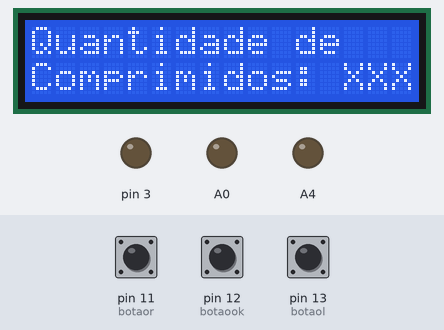
Bench run of a sketch on a simulated Arduino Uno, built with avr-gcc and run on an emulated ATmega328P. Parts: 16×2 character LCD, output pins drawn as LEDs (lit = HIGH). Inputs (shaded band) come from the test bench; at power-on: pin 13 (botaol) HIGH, pin 12 (botaook) HIGH, pin 11 (botaor) HIGH. What the sketch prints to the serial monitor is not drawn.

Above: at 1.3 s.
1.4 s: pin 13 (botaol) pulled LOW for 0.15 s
At 3.3 s:
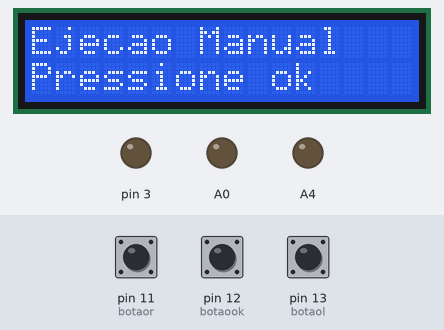
3.6 s: pin 12 (botaook) pulled LOW for 3.2 s
At 6.9 s:
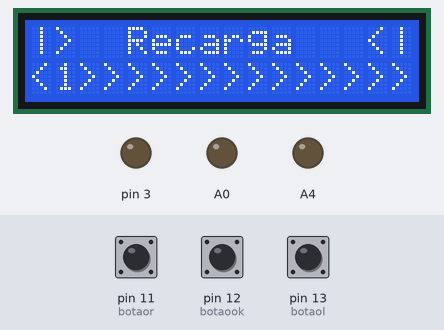
8.3 s: pin 11 (botaor) pulled LOW for 0.15 s
At 10.0 s:
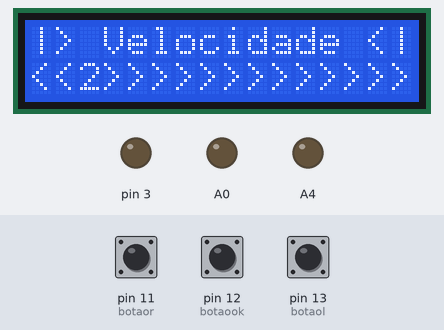
10.3 s: pin 11 (botaor) pulled LOW for 1 s
At 11.6 s:
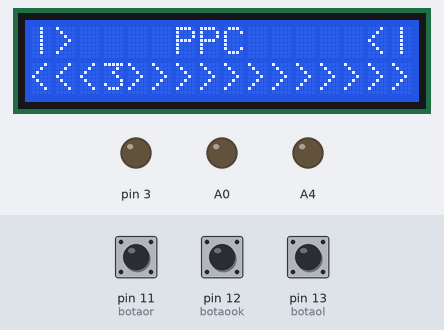
12.8 s: pin 11 (botaor) pulled LOW for 0.15 s
At 14.4 s:
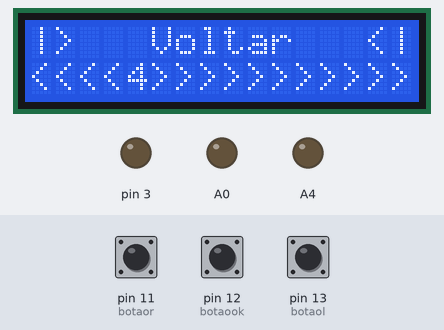
15.2 s: pin 11 (botaor) pulled LOW for 3.2 s
At 17.0 s:
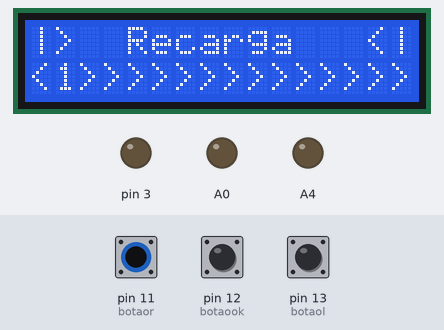
Timing chart, 0 to 18.5 s (numbered marks = the images above; inputs shaded):
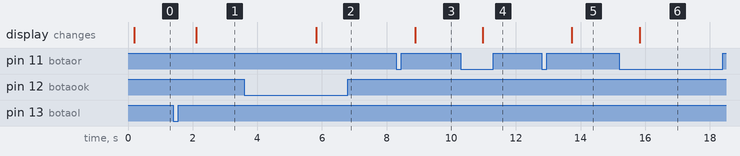

The sketch:

gp_senai.ino
```cpp
/*  2- display
 *  4- display
 *  5- display
 *  6- display
 *  7- display
 *  13- botão
 *  12- botão
 *  11- botão
 *
 *
 *
 *  principal:
 *            consumo: ___kw
 *            autonomia: __h__min
 *
 *            bateiras: ____v  ___%
 *
 *            rede: ___v
 *            inversor: ___v
 *
 *            sistema: on/off + para ligar
 *
 *            blackout: on/off + para ligar
 *
 *  configurações:  inversor:
 *                           parametros:
 *                                      potência: ___w
 *                                      tensão: 127/220v
 *                           delay off/on:
 *                                        delay: __s
 *
 *                  chaveamento:
 *                              nivel A:
 *                                      potência: ___w
 *                                      tolerância: __s
 *                                      função: A/B/C     A= chaveamento / B= cooler / C= buzzer
 *                              nivel B:
 *                                      potência: ___w
 *                                      tolerância: __s
 *                                      função: A/B/C
 *                              nivel C:
 *                                      potência: ___w
 *                                      tolerância: __s
 *                  bateria:
 *                          tensão maxima: __v
 *                  blackout:


*/
#include <EEPROM.h>
#include <LiquidCrystal.h>
//=-=-=-=-=-=-=-=-=-=-=-=-=-=-=-=-=-/DEFINIÇÕES/=-=-=-=-=-=-=-=-=-=-=-=-=-=-=-=-=|

#define botaol    13
#define botaor    11
#define botaook   12

//=-=-=-=-=-=-=-=-=-=-=-=-=-=-=-=-=/VARIÁVEIS/=-=-=-=-=-=-=-=-=-=-=-=-=-=-=-=-=-=|

boolean Clock[10],
        ok[3],
        botaoatu[3],
        botaoant[3],
        timeron[10],
        longpress,
        shortpress,
        pagina[4],
        travamenu,
        voltar,
        zero[2],
        blackout,
        oldblackout,
        botao[4];


int debug[10],
    menus = 0,
    counter[10];

byte retorno,
     fase = 0;

//=-=-=-=-=-=-=-=-=-=-=-=-=-=-/PARA USO BIBLIOTECAS/=-=-=-=-=-=-=-=-=-=-=-=-=-=-=|

LiquidCrystal lcd(8,7,6,5,4,2);

//=-=-=-=-=-=-=-=-=-=-=-=-=-=-=-=-=-=/FUNÇÕES/=-=-=-=-=-=-=-=-=-=-=-=-=-=-=-=-=-=|

void leitura_dos_botoes();
void tela(int menustela);
void configuracao(int menusconfig);


//-=-=-=-=-=-=-=-=-=-=-=-=-=-=-=-=-=-=-=-=-=-=-=-=-=-=-=-=-=-=-=-=-=-=-=-=-=-=-=-=-=-=-=-=-=-=-=-=-=-=-=-=-=-=-=-=-=-=-=-=-=-=-=-=-=-=-=-=-=-=-=-=
void setup() {


//-=-=-=-=-=-=-=-=-=-=-=-=-/configuração do timer 2/=-=-=-=-=-=-=-=-=-=-=-=-=-=-=|

     TCCR2A = 0x00;   //Timer operando em modo normal
     TCCR2B = 0x07;   //Prescaler 1:1024
     TCNT2  = 100;    //10 ms overflow again
     TIMSK2 = 0x01;   //Habilita interrupção do Timer2

//=-=-=-=-=-=-=-=-=-=-=-=-=-/DEFINIÇÃO DE PARAMETROS/-=-=-=-=-=-=-=-=-=-=-=-=-=-=|

 Serial.begin(9600);                                  // inicia a porta serial, configura a taxa de dados para 9600 bps

 lcd.begin(16,2);                                    // configuração do tamanho do display lcd

 //=-=-=-=-=-=-=-=-=-=-=-=-=-=-=/DEFINIÇÃO DE PINOS/=-=-=-=-=-=-=-=-=-=-=-=-=-=-=|

 pinMode(botaol    , INPUT_PULLUP );                 // configura o botão 1 como entrada com pull-up interno ligado
 pinMode(botaor    , INPUT_PULLUP );                 // configura o botão 2 como entrada com pull-up interno ligado
 pinMode(botaook   , INPUT_PULLUP );                 // configura o botão 3 como entrada com pull-up interno ligado
 pinMode(A0        , OUTPUT       );
 pinMode(3        , OUTPUT       );
 pinMode(A4        , OUTPUT       );
 //=-=-=-=-=-=-=-=-=-=-=-=-=-=/DEFINIÇÃO DE ESTADOS/=-=-=-=-=-=-=-=-=-=-=-=-=-=-=|

 pagina[1] = true;
 pagina[2] = false;
 pagina[3] = false;
 blackout  = EEPROM.read(0);


  //lcd.clear();
  //lcd.home();
  //lcd.print("|>  ArduSun   <|");

  delay(100);


 }//end setup//-=-=-=-=-=-=-=-=-=-=-=-=-=-=-=-=-=-=-=-=-=-=-=-=-=-=-=-=-=-=-=-=-=-=-=-=-=-=-=-=-=-=-=-=-=-=-=-=-=-=-=-=-=-=-=-=-=-=-=-=-=-=-=-=-=-=
void loop() {

//=-=-=-=-=-=-=-=-=-=-=-=-=-=-=-=-=-=/FUNÇÕES/=-=-=-=-=-=-=-=-=-=-=-=-=-=-=-=-=-=|

   leitura_dos_botoes();

//=-=-=-=-=-=-=-=-=-=-=-=-=-=-=-=-=-=-/DEBUG/-=-=-=-=-=-=-=-=-=-=-=-=-=-=-=-=-=-=|

   Serial.print(pagina[1]);                                        // informa a IDE o conteúdo de uma variável
   Serial.print("____");
   Serial.print(pagina[2]);
   Serial.print("____");
   Serial.print(pagina[3]);
   Serial.print("____");
   Serial.print(menus);
   Serial.print("___");
   Serial.print(botao[1]);
   Serial.print("____");
   Serial.print(debug[2]);
   Serial.print("____");
   Serial.print(debug[3]);
   Serial.print("____");
   Serial.print(debug[4]);
   Serial.print("____");
   Serial.println(blackout);

//========================/Tela/========================//
   if(pagina[1] && !pagina[2] && !pagina[3]){

    if(menus > 1) menus = 0;
    if(menus < 0) menus = 1;

    tela(menus);
   }

//====================/Configuração/====================//
   if(!pagina[1] && pagina[2] && !pagina[3]){

    if(menus > 3) menus = 0;
    if(menus < 0) menus = 3;

    configuracao(menus);
   }

//======================================================//
   if(longpress && pagina[1]){

     pagina[1] = false;
     pagina[2] = true;
     pagina[3] = false;
     menus = 0;
     longpress = false;
     shortpress = false;
     botao[1] = false;
     botao[3] = false;

     }

//==================/Config. Inversor/==================//

   if(!pagina[1] && !pagina[2] && pagina[3]){

    if(menus > 2) menus = 0;
    if(menus < 0) menus = 2;

    configuracao(menus);
   }

//======================================================//
   if(shortpress && pagina[2] && (menus == 0)){

     pagina[1] = false;
     pagina[2] = false;
     pagina[3] = true;
     menus = 0;
     shortpress = false;

     }
//======================/Blackout/======================//
   if(pagina[1] && shortpress && (menus == 3)){
      blackout = !blackout;
      EEPROM.write(0, blackout);
      shortpress = false;
    }
//================/Voltar ao principal/=================//
   if(shortpress && pagina[2] && (menus == 3)){

     pagina[1] = true;
     pagina[2] = false;
     pagina[3] = false;
     menus = 0;
     shortpress = false;

     }
//=============/Voltar as configurações/===============//
   if(shortpress && pagina[3] && (menus == 2)){

     pagina[1] = false;
     pagina[2] = true;
     pagina[3] = false;
     menus = 0;
     shortpress = false;

     }
//================/Regarga destravar/=================//
   if(shortpress && pagina[3] && (menus == 0)){

     timeron[6] = true;
     timeron[7] = true;
     digitalWrite(A0,HIGH);


     }


//================/Regarga destravar/=================//
   if(shortpress && pagina[3] && (menus == 1)){

     pagina[4] = true;
     pagina[1] = false;
     pagina[2] = false;
     pagina[3] = false;//=================================================================================================================================================================

     }
}//end loop/-=-=-=-=-=-=-=-=-=-=-=-=-=-=-=-=-=-=-=-=-=-=-=-=-=-=-=-=-=-=-=-=-=-=-=-=-=-=-=-=-=-=-=-=-=-=-=-=-=-=-=-=-=-=-=-=-=-=-=-=-=-=-=-=-=-=-=-=
ISR(TIMER2_OVF_vect)
{
    TCNT2=100;          // Reinicializa o registrador do Timer2

//===========/Clock 1/============//60ms

    counter[1]++;            //Incremena counter[1] a cada estouro do timer

    Clock[1] = false;        //Torna clock[1] falso

    if(counter[1] >= 6){    //Se counter[1] for maior ou igual a 10
      Clock[1] = true;       //Clock[1] se torna verdadeiro
      counter[1] = 0;        //counter[1] é reinicializado
      }

//===========/Clock 2/============//50ms

    if(timeron[2]){          //Se timeron[2] for verdadeiro
      counter[2]++;          //counter[2] é incrementado a cada estouro do timer
      }

    else{
        counter[2] = 0;
        Clock[2] = false;   //Torna clock[2] falso
        }

    if(counter[2] >= 5){     //Se counter[2] for maior ou igual a 5
      Clock[2] = true;       //Clock[2] se torna verdadeiro
      counter[2] = 0;        //counter[2] é reinicializado
      }

//===========/Clock 3/============//2000ms

    if(timeron[3]){          //Se timeron[3] for verdadeiro
      counter[3]++;          //counter[3] é incrementado a cada estouro do timer
      }
      else{
        counter[3] = 0;
        Clock[3] = false;
        }

    if(counter[3] > 200){    //Se counter[3] for maior ou igual a 6
      Clock[3] = true;       //Clock[3] se torna verdadeiro
      counter[3] = 0;        //counter[3] é reinicializado
      }

//===========/Clock 4/============//50ms

    if(timeron[4]){          //Se timeron[4] for verdadeiro
      counter[4]++;          //counter[4] é incrementado a cada estouro do timer
      }
      else{
        counter[4] = 0;
        Clock[4] = false;
        }

    if(counter[4] > 50){    //Se counter[4] for maior ou igual a 6
      Clock[4] = true;       //Clock[4] se torna verdadeiro
      counter[4] = 0;        //counter[4] é reinicializado
      }

//===========/Clock 5/============//50ms

    if(timeron[5]){          //Se timeron[5] for verdadeiro
      counter[5]++;          //counter[5] é incrementado a cada estouro do timer
      }
      else{
        counter[5] = 0;
        Clock[5] = false;
        }

    if(counter[5] > 50){    //Se counter[5] for maior ou igual a 6
      Clock[5] = true;       //Clock[5] se torna verdadeiro
      counter[5] = 0;        //counter[5] é reinicializado
      }

//===========/Clock 6/============//2000ms

    if(timeron[6]){          //Se timeron[5] for verdadeiro
      counter[6]++;          //counter[5] é incrementado a cada estouro do timer
      }
    else{
      counter[6] = 0;
      Clock[6] = false;
        }

    if(counter[6] > 200){    //Se counter[5] for maior ou igual a 6
      Clock[6] = true;       //Clock[5] se torna verdadeiro
      counter[6] = 0;        //counter[5] é reinicializado
      timeron[6] = false;
      timeron[7] = false;
      digitalWrite(A0,LOW);
      }
//===========/Clock 7/============//X-ms

    if(timeron[7]){          //Se timeron[5] for verdadeiro
      counter[7]++;          //counter[5] é incrementado a cada estouro do timer
      }
    else{
      counter[7] = 0;
      Clock[7] = false;
        }

    if(counter[7] > 5){    //Se counter[5] for maior ou igual a 6
      Clock[7] = true;       //Clock[5] se torna verdadeiro
      counter[7] = 0;        //counter[5] é reinicializad
      analogWrite(3,125);
      }else Clock[7] = false;

}//end clock/=-=-=-=-=-=-=-=-=-=-=-=-=-=-=-=-=-=-=-=-=-=-=-=-=-=-=-=-=-=-=-=-=-=-=-=-=-=-=-=-=-=-=-=-=-=-=-=-=-=-=-=-=-=-=-=-=-=-=-=-=-=-=-=-=-=-=-=
void leitura_dos_botoes() {


//=-=-=-=-=-=-=-=-=-=-=-=-=-=-=-=/LEITURA BOTÃO 1/=-=-=-=-=-=-=-=-=-=-=-=-=-=-=-=|

     botao[1] = false;
     botaoatu[1] = digitalRead(botaol);                       //Lê o valor do botão1 e o atribui a variável (botaoatu[1])

     if (!botaoatu[1] && (botaoatu[1] != botaoant[1])){       //Detecta a borda de descida no sinal do botao1
      timeron[4] = true;
      ok[1] = true;
     }

     if (ok[1] && Clock[4]){                                  //Detecta a borda de descida no sinal do botao1
      timeron[4] = false;
      ok[1] = false;
      botao[1]= true;                                         //botao1 se torna verdadeiro
      menus--;
     }

     botaoant[1] = botaoatu[1] ;                              // atribui à variável (botaoant[1]) o valor de (botaoatu[1])


//=-=-=-=-=-=-=-=-=-=-=-=-=-=-=-=/LEITURA BOTÃO 2/=-=-=-=-=-=-=-=-=-=-=-=-=-=-=-=|


     botaoatu[2] = digitalRead(botaook);                      //Lê o valor do botão1 e o atribui a variável (botaoatu[2])
     if(!botaoatu[2] && (botaoatu[2] != botaoant[2])){        //Detecta a borda de descida no sinal do botao2
        ok[2] = true;
        timeron[2] = true;
     }

     if(ok[2] && Clock[2]){                                   //Detecta a borda de descida no sinal do botao2
        timeron[2] = false;
        ok[2] = false;
        fase = 1;                                             //Muda o estado de fase para 1
        timeron[3] = true;                                    //Ativa a contagem do Clock[3]

     }

     longpress = false;
     if(!digitalRead(botaook) && Clock[3] && (fase == 1)){    //Se o botao2 continua precionado depois de 5000 ms
        timeron[3] = false;                                   //Desativa a contagem do Clock[3]
        fase = 0;                                             //Fase volta a valer 0
        //=================
        debug[2]++;                                           //Incrementa debug[2] em 1
        longpress = true;                                     //Longpress se torna verdadeiro

      }

     shortpress = false;

     if(botaoatu[2] && (botaoatu[2] != botaoant[2])){
      if(fase == 1){
         shortpress = true;
         debug[1]++;
         //menus++;
         timeron[3] = false;
         fase = 0;
        }

      }

     botaoant[2] = botaoatu[2] ;                             // atribui à variável (botaoanteriorOK) o valor de (botaoatualOK)

//=-=-=-=-=-=-=-=-=-=-=-=-=-=-=-=/LEITURA BOTÃO 3/=-=-=-=-=-=-=-=-=-=-=-=-=-=-=-=|

     botao[3] = false;
     botaoatu[3] = digitalRead(botaor);                       //Lê o valor do botão1 e o atribui a variável (botaoatu[1])

     if (!botaoatu[3] && (botaoatu[3] != botaoant[3])){       //Detecta a borda de descida no sinal do botao1
      timeron[5] = true;
      ok[3] = true;
      }

     if (ok[3] && Clock[5]){                                  //Detecta a borda de descida no sinal do botao1
      timeron[5] = false;
      ok[3] = false;
      botao[3]= true;                                         //botao1 se torna verdadeiro
      menus++;
     }

     botaoant[3] = botaoatu[3] ;                              // atribui à variável (botaoant[1]) o valor de (botaoatu[1])


}//end input//=-=-=-=-=-=-=-=-=-=-=-=-=-=-=-=-=-=-=-=-=-=-=-=-=-=-=-=-=-=-=-=-=-=-=-=-=-=-=-=-=-=-=-=-=-=-=-=-=-=-=-=-=-=-=-=-=-=-=-=-=-=-=-=-=-=-=-=
void tela(int menustela) {

  if(pagina[1]){

   switch(menustela) {

//=-=-=-=-=-=-=-=-=-=-=-=-=-=-=-=/Página 0/=-=-=-=-=-=-=-=-=-=-=-=-=-=-=-=|

    case 0:

    if(Clock[1]){
                lcd.clear();
                lcd.noBlink();
                lcd.print("Quantidade de");
                lcd.setCursor(0,1);
                lcd.print("Comprimidos:");
                lcd.setCursor(13,1);
                lcd.print("XXX");


    };//close if

    break;

//=-=-=-=-=-=-=-=-=-=-=-=-=-=-=-=/Página 1/=-=-=-=-=-=-=-=-=-=-=-=-=-=-=-=|

    case 1:

    if(Clock[1]){
                lcd.clear();
                lcd.noBlink();
                lcd.print("Ejecao Manual");
                lcd.setCursor(0,1);
                lcd.print("Pressione ok");


    };//close if

    break;


//=-=-=-=-=-=-=-=-=-=-=-=-=-=-=-=/Página x/=-=-=-=-=-=-=-=-=-=-=-=-=-=-=-=|
    default:

    lcd.clear();

    break;

    }
  }
}//end tela//=-=-=-=-=-=-=-=-=-=-=-=-=-=-=-=-=-=-=-=-=-=-=-=-=-=-=-=-=-=-=-=-=-=-=-=-=-=-=-=-=-=-=-=-=-=-=-=-=-=-=-=-=

void configuracao(int menusconfig) {


  if(pagina[2]){

   switch(menusconfig){

    case 0:

     if(Clock[1]){
      lcd.noBlink();
      lcd.clear();
      lcd.home();
      lcd.print("|>  Recarga   <|");
      lcd.setCursor(0,1);
      lcd.print("<1>>>>>>>>>>>>>>");
      };


    break;

//=-=-=-=-=-=-=-=-=-=-=-=-=-=-=-=/Página 1/=-=-=-=-=-=-=-=-=-=-=-=-=-=-=-=|
    case 1:

     if(Clock[1]){
      lcd.noBlink();
      lcd.clear();
      lcd.home();
      lcd.print("|> Velocidade <|");
      lcd.setCursor(0,1);
      lcd.print("<<2>>>>>>>>>>>>>");
      };//end if clock[1]

    break;
//=-=-=-=-=-=-=-=-=-=-=-=-=-=-=-=/Página 2/=-=-=-=-=-=-=-=-=-=-=-=-=-=-=-=|
    case 2:

    if(Clock[1]){
      lcd.noBlink();
      lcd.clear();
      lcd.home();
      lcd.print("|>    PPC     <|");
      lcd.setCursor(0,1);
      lcd.print("<<<3>>>>>>>>>>>>");
      };


    break;

//=-=-=-=-=-=-=-=-=-=-=-=-=-=-=-=/Página 2/=-=-=-=-=-=-=-=-=-=-=-=-=-=-=-=|
    case 3:

    if(Clock[1]){
      lcd.noBlink();
      lcd.clear();
      lcd.home();
      lcd.print("|>   Voltar   <|");
      lcd.setCursor(0,1);
      lcd.print("<<<<4>>>>>>>>>>>");
      };


    break;

    default:

     lcd.clear();

    break;

  };//end switch/=-=-=-=-=-=-=-=-=-=-=-=-=-|
  };//end if travatela/=-=-=-=-=-=-=-=-=-=|

//=-=-=-=-=-=/configuração do inversor/=-=-=-=-=-=//

  if(pagina[3]){

   switch(menus){
//=-=-=-=-=-=-=-=-=-=-=-=-=-=-=-=/Página 0/=-=-=-=-=-=-=-=-=-=-=-=-=-=-=-=|
    case 0:

     if(Clock[1]){
      lcd.noBlink();
      lcd.clear();
      lcd.home();
      lcd.print("----Regarga-----");
      lcd.setCursor(0,1);
      lcd.print("1-Destravar: ok");
      lcd.setCursor(0,1);
      lcd.blink();

     }

    break;
//=-=-=-=-=-=-=-=-=-=-=-=-=-=-=-=/Página 1/=-=-=-=-=-=-=-=-=-=-=-=-=-=-=-=|
    case 1:

     if(Clock[1]){
      lcd.noBlink();
      lcd.clear();
      lcd.home();
      lcd.print("1-Destravar: ok");
      lcd.setCursor(0,1);
      lcd.print("2-Quantidade:");
      lcd.setCursor(13,1);
      lcd.print("XXX");
      lcd.setCursor(0,1);
      lcd.blink();

     }


    break;

//=-=-=-=-=-=-=-=-=-=-=-=-=-=-=-=/Página 2/=-=-=-=-=-=-=-=-=-=-=-=-=-=-=-=|
    case 2:

     if(Clock[1]){
      lcd.noBlink();
      lcd.clear();
      lcd.home();
      lcd.print("2-Quantidade:");
      lcd.setCursor(13,0);
      lcd.print("XXX");
      lcd.setCursor(0,1);
      lcd.print("#-Voltar");
      lcd.setCursor(0,1);
      lcd.blink();

     }

    break;
//=-=-=-=-=-=-=-=-=-=-=-=-=-=-=-=/Página x/=-=-=-=-=-=-=-=-=-=-=-=-=-=-=-=|
    default:

    lcd.clear();

    break;

  };//end switch
  };//end if travatela

  }//end configuração//=-=-=-=-=-=-=-=-=-=-=-=-=-=-=-=-=-=-=-=-=-=-=-=-=-=-=-=-=-=-=-=-=
```

Measured:
- after the input at 1.4 s, the display: changes after 0.71 s (image 1)
- after the input at 3.6 s, the display: changes after 2.2 s (image 2)
- after the input at 8.3 s, the display: changes after 0.58 s (image 3)
- after the input at 10.3 s, the display: changes after 0.68 s (image 4)
- after the input at 12.8 s, the display: changes after 0.93 s (image 5)
- after the input at 15.2 s, the display: changes after 0.63 s (image 6)
